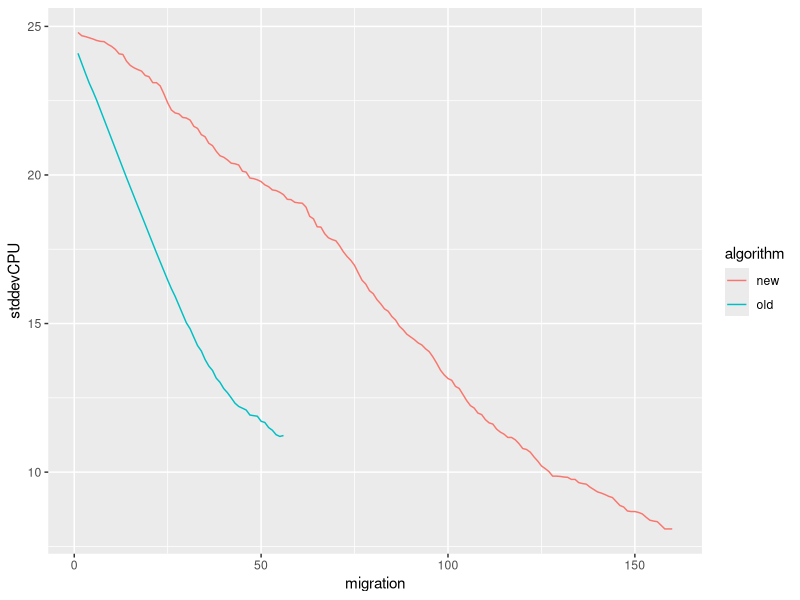

Write R code to recreate this figure.
library(tidyverse)

migrationsSingle = read.csv('migrations-single.csv')
migrationsMultiple = read.csv('migrations-multiple.csv')

migrationsSingle %>% mutate(migration = row_number(), algorithm = "old") -> migrationsSingle
migrationsMultiple %>% mutate(migration = row_number(), algorithm = "new") -> migrationsMultiple

view(migrationsSingle)
view(migrationsMultiple)

migrationsMultiple %>% rbind(migrationsSingle) %>% 
  ggplot() +
  geom_line(aes(x=migration, y=stddevCPU, group=algorithm, color=algorithm))